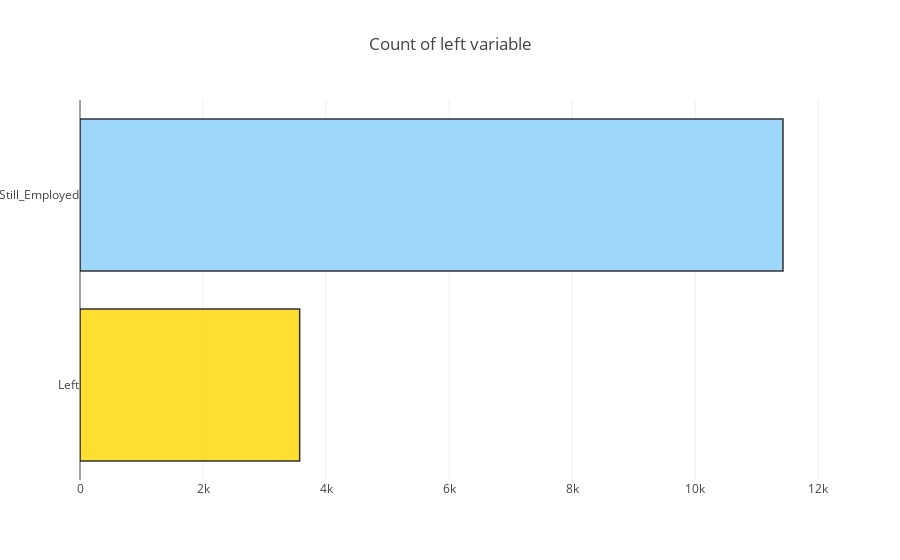
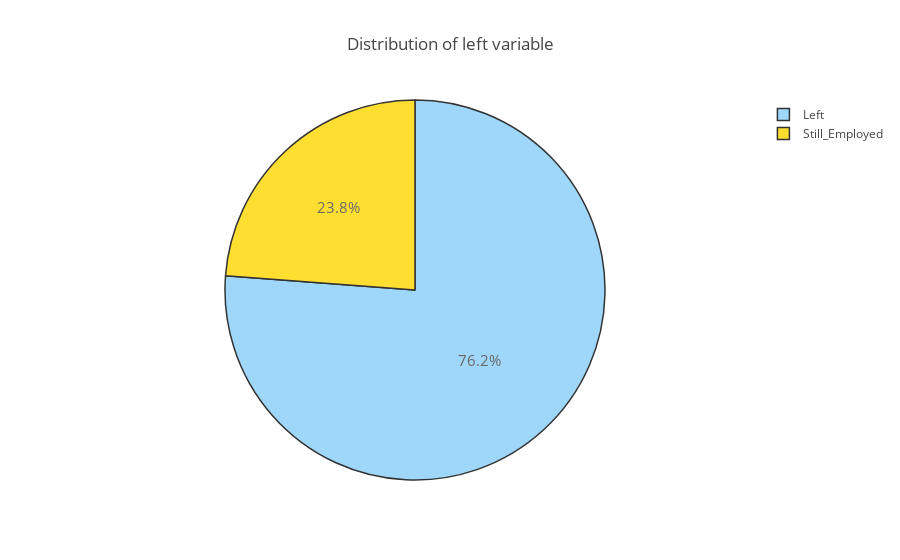

The cell these charts' notebook holds for them, in order:
### Markdown cell above
### 2.2 Target Distribution

### Code cell
left = hr[(hr['left'] == 1)]
no_left = hr[(hr['left'] == 0)]

#------------COUNT-----------------------
trace = go.Bar(x = (len(left), len(no_left)), y = ['Left', 'Still_Employed'], orientation = 'h', opacity = 0.8, marker=dict(
        color=['gold', 'lightskyblue'],
        line=dict(color='#000000',width=1.5)))

layout = dict(title =  'Count of left variable')
                    
fig = dict(data = [trace], layout=layout)
py.iplot(fig)

#------------PERCENTAGE-------------------
trace = go.Pie(labels = ['Left', 'Still_Employed'], values = hr['left'].value_counts(), 
               textfont=dict(size=15), opacity = 0.8,
               marker=dict(colors=['lightskyblue','gold'], 
                           line=dict(color='#000000', width=1.5)))


layout = dict(title =  'Distribution of left variable')
           
fig = dict(data = [trace], layout=layout)
py.iplot(fig)

### Figure 1 — Plotly figure (JSON) as saved in the notebook; plotly's stock layout.template omitted (floating-point values rounded to 4 significant figures)
{"data": [{"marker": {"color": ["gold", "lightskyblue"], "line": {"color": "#000000", "width": 1.5}}, "opacity": 0.8, "orientation": "h", "type": "bar", "uid": "b55b895a-6cbb-4a6b-a463-b51c6161de37", "x": [3571, 11428], "y": ["Left", "Still_Employed"]}], "layout": {"title": {"text": "Count of left variable"}}}

### Figure 2 — Plotly figure (JSON) as saved in the notebook; plotly's stock layout.template omitted (floating-point values rounded to 4 significant figures)
{"data": [{"labels": ["Left", "Still_Employed"], "marker": {"colors": ["lightskyblue", "gold"], "line": {"color": "#000000", "width": 1.5}}, "opacity": 0.8, "textfont": {"size": 15}, "type": "pie", "uid": "a3170854-9c02-43e1-b50a-b7d6e406b401", "values": [11428, 3571]}], "layout": {"title": {"text": "Distribution of left variable"}}}
